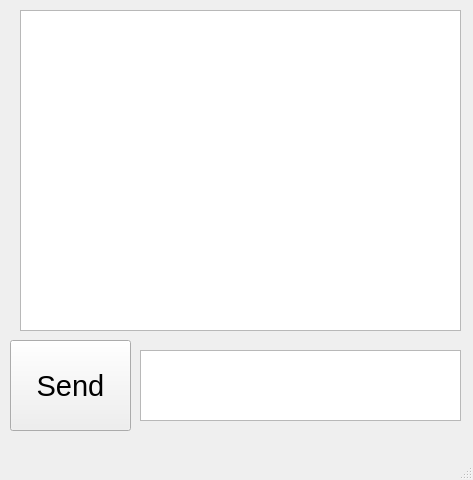
<?xml version="1.0" encoding="UTF-8"?>
<ui version="4.0">
 <class>MainWindow</class>
 <widget class="QMainWindow" name="MainWindow">
  <property name="geometry">
   <rect>
    <x>0</x>
    <y>0</y>
    <width>473</width>
    <height>480</height>
   </rect>
  </property>
  <property name="windowTitle">
   <string>MainWindow</string>
  </property>
  <widget class="QWidget" name="centralwidget">
   <widget class="QPushButton" name="pushButton">
    <property name="geometry">
     <rect>
      <x>10</x>
      <y>340</y>
      <width>121</width>
      <height>91</height>
     </rect>
    </property>
    <property name="font">
     <font>
      <pointsize>22</pointsize>
     </font>
    </property>
    <property name="text">
     <string>Send</string>
    </property>
   </widget>
   <widget class="QTextEdit" name="textEdit">
    <property name="geometry">
     <rect>
      <x>140</x>
      <y>350</y>
      <width>321</width>
      <height>71</height>
     </rect>
    </property>
   </widget>
   <widget class="QTextEdit" name="textEdit_2">
    <property name="geometry">
     <rect>
      <x>20</x>
      <y>10</y>
      <width>441</width>
      <height>321</height>
     </rect>
    </property>
   </widget>
  </widget>
  <widget class="QStatusBar" name="statusbar"/>
 </widget>
 <resources/>
 <connections/>
</ui>
